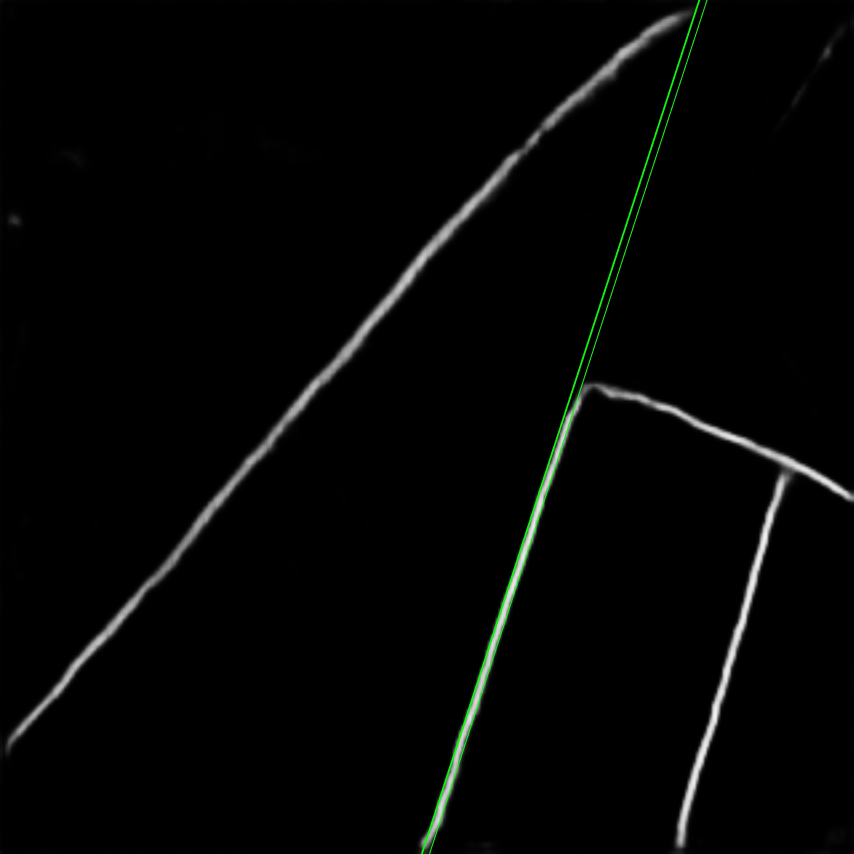
#> input picture Houghlines/100.jpg, 2560 x 2560 px, given in place of 100.bmp, which was not available (shown at 1/3 size)
$ python HoughLine.py
#> lines starting #> are read from the running program, lines starting #| are printed output that depends on the picture; after the words box and inside, x2 and y2 are one past the last pixel; in counts of white or black regions, pixels touching at a corner belong together; pictures that were not available may be replaced by others from this repository, and a replacement may not be noted
import cv2
import numpy as np
img = cv2.imread('C:\\Users\\AyubQuadri\\Downloads\\Ouptut\\Ouptut\\100.bmp')
#> img is the input picture: shape (2560, 2560, 3); mean B, G, R 4.6, 5.4, 4.6
cv2.imwrite('bmpimg.bmp',img )
gray = cv2.cvtColor(img,cv2.COLOR_BGR2GRAY)
edges = cv2.Canny(gray,50,150,apertureSize = 3)
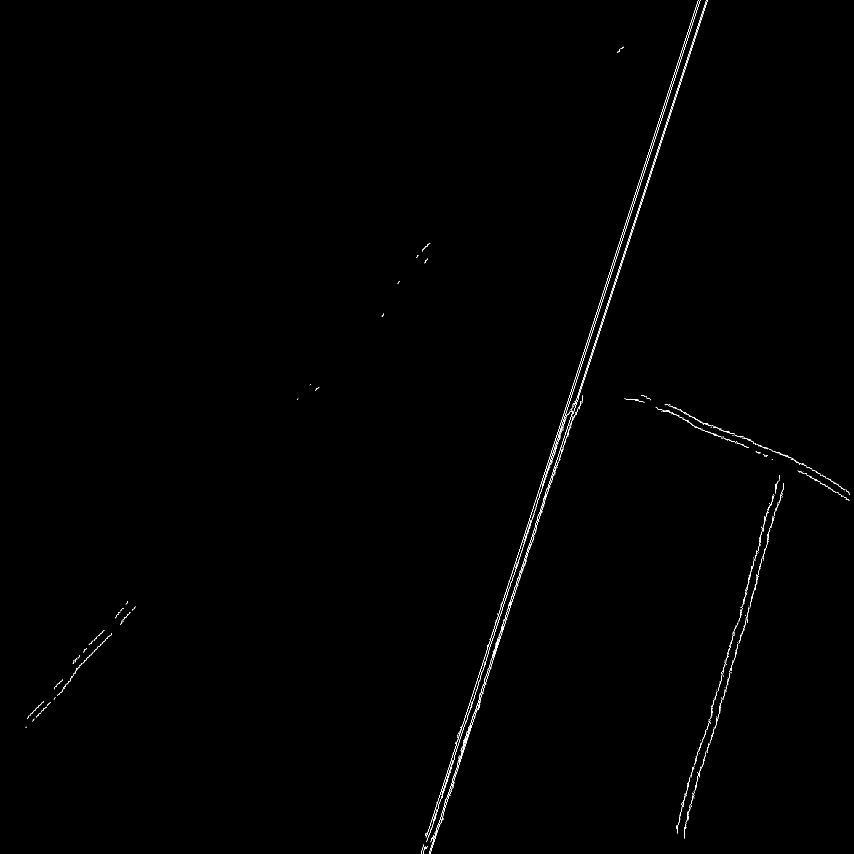
#> edges: shape (2560, 2560) (shown at 1/3 size); 0.27% white in thin lines or dots
lines = cv2.HoughLines(edges,1,np.pi/180,200)
#> lines = 15 rows, first 8: [1992, 0.314], [2015, 0.314], [2018, 0.314], [1997, 0.314], [1988, 0.297], [1983, 0.297], [2034, 0.332], [2002, 0.297]
for line in lines:
    rho,theta = line[0]
    a = np.cos(theta)
    b = np.sin(theta)
    x0 = a*rho
    y0 = b*rho
    x1 = int(x0 + 2560*(-b))
    y1 = int(y0 + 2560*(a))
    x2 = int(x0 - 2560*(-b))
    y2 = int(y0 - 2560*(a))
    cv2.line(img,(x1,y1),(x2,y2),(0,255,0),2)
#> this loop made 15 passes
#> (rho, theta, a, b, x0, y0, x1, y1) on passes 1 to 12: (1992, 0.314, 0.951, 0.309, 1894.5, 615.6, 1103, 3050), (2015, 0.314, 0.951, 0.309, 1916.4, 622.7, 1125, 3057), (2018, 0.314, 0.951, 0.309, 1919.2, 623.6, 1128, 3058), (1997, 0.314, 0.951, 0.309, 1899.3, 617.1, 1108, 3051), (1988, 0.297, 0.956, 0.292, 1901.1, 581.2, 1152, 3029), (1983, 0.297, 0.956, 0.292, 1896.4, 579.8, 1147, 3027), (2034, 0.332, 0.946, 0.326, 1923.2, 662.2, 1089, 3082), (2002, 0.297, 0.956, 0.292, 1914.5, 585.3, 1166, 3033), (2026, 0.332, 0.946, 0.326, 1915.6, 659.6, 1082, 3080), (2012, 0.332, 0.946, 0.326, 1902.4, 655, 1068, 3075), (2009, 0.332, 0.946, 0.326, 1899.5, 654.1, 1066, 3074), (2039, 0.332, 0.946, 0.326, 1927.9, 663.8, 1094, 3084)
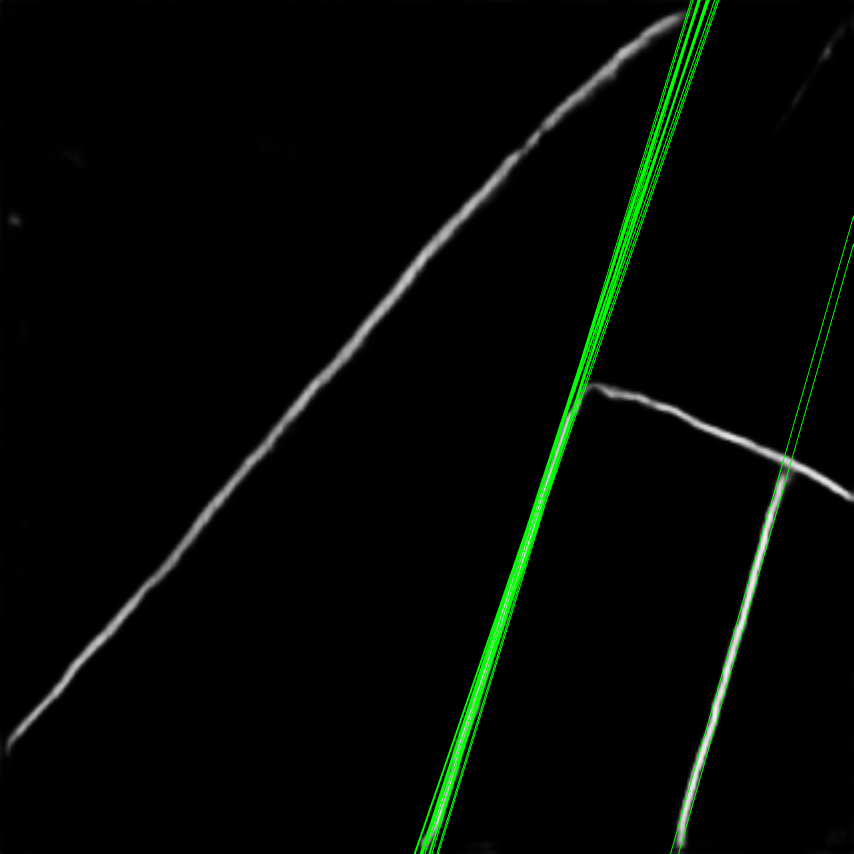
#> img: shape (2560, 2560, 3) (shown at 1/3 size); mean B, G, R 3.9, 7.8, 3.9
cv2.imwrite('100.jpg',img)


import cv2
import numpy as np
img = cv2.imread('C:\\Users\\AyubQuadri\\Downloads\\Ouptut\\Ouptut\\20.bmp')
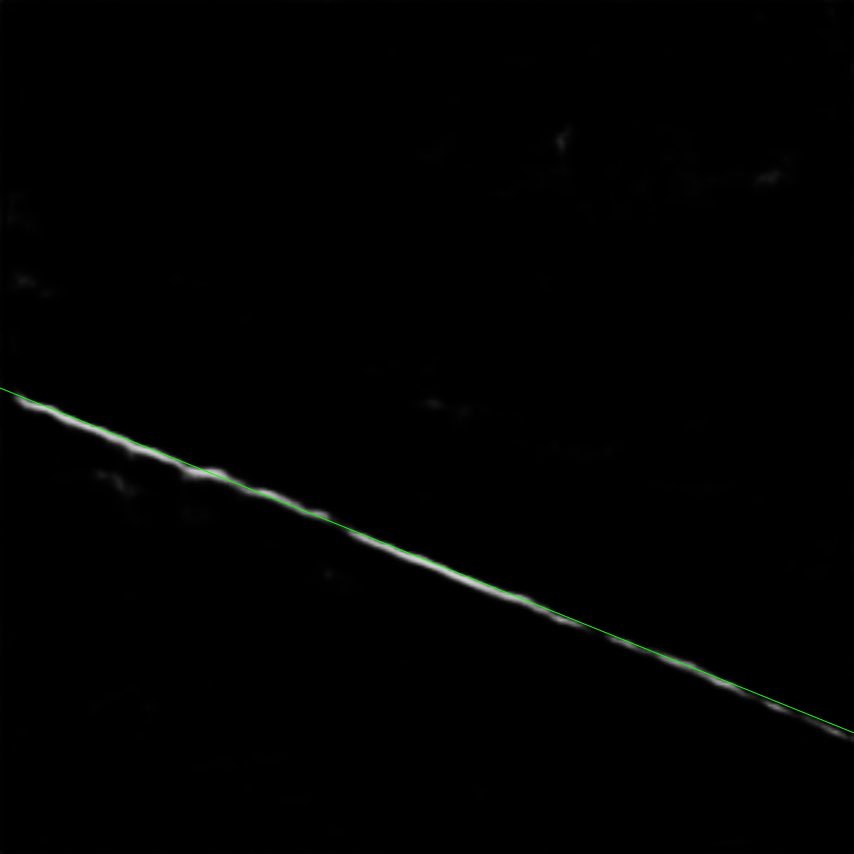
#> input picture Houghlines/20.jpg, 2560 x 2560 px, given in place of 20.bmp, which was not available (shown at 1/3 size)
#> img is the input picture: shape (2560, 2560, 3); mean B, G, R 1.3, 1.6, 1.3
gray = cv2.cvtColor(img,cv2.COLOR_BGR2GRAY)
edges = cv2.Canny(gray,50,150,apertureSize = 3)
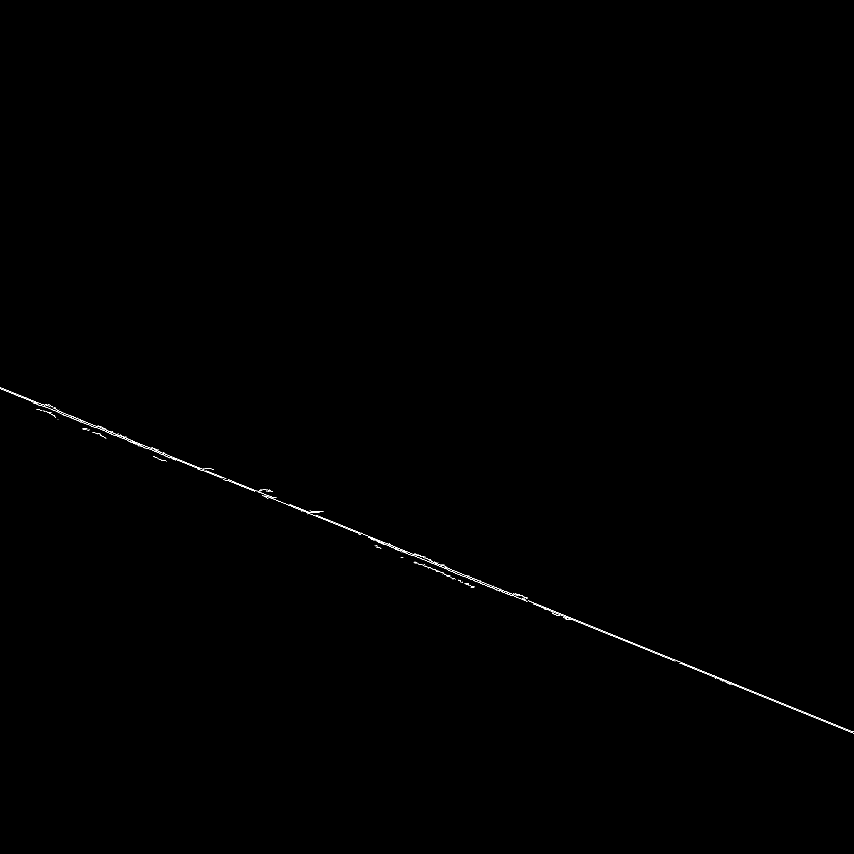
#> edges: shape (2560, 2560) (shown at 1/3 size); 0.1% white in thin lines or dots, all inside (x1, y1, x2, y2) = (0, 1162, 2560, 2200)
lines = cv2.HoughLinesP(edges,1,np.pi/180,100,minLineLength=100,maxLineGap=10)
#> lines = 17 rows, first 6: [1566, 1795, 2558, 2195], [799, 1488, 1078, 1600], [2040, 1990, 2559, 2199], [179, 1239, 285, 1282], [927, 1540, 1050, 1590], [1238, 1666, 1344, 1709]
for line in lines:
    x1,y1,x2,y2 = line[0]
    cv2.line(img,(x1,y1),(x2,y2),(0,255,0),2)
#> this loop made 17 passes
#> (x1, y1, x2, y2) on passes 1 to 12: (1566, 1795, 2558, 2195), (799, 1488, 1078, 1600), (2040, 1990, 2559, 2199), (179, 1239, 285, 1282), (927, 1540, 1050, 1590), (1238, 1666, 1344, 1709), (1343, 1709, 1535, 1786), (2043, 1990, 2558, 2198), (306, 1285, 821, 1493), (1346, 1711, 1528, 1784), (1600, 1812, 2024, 1983), (0, 1162, 132, 1215)
cv2.imwrite('20.jpg',img)
